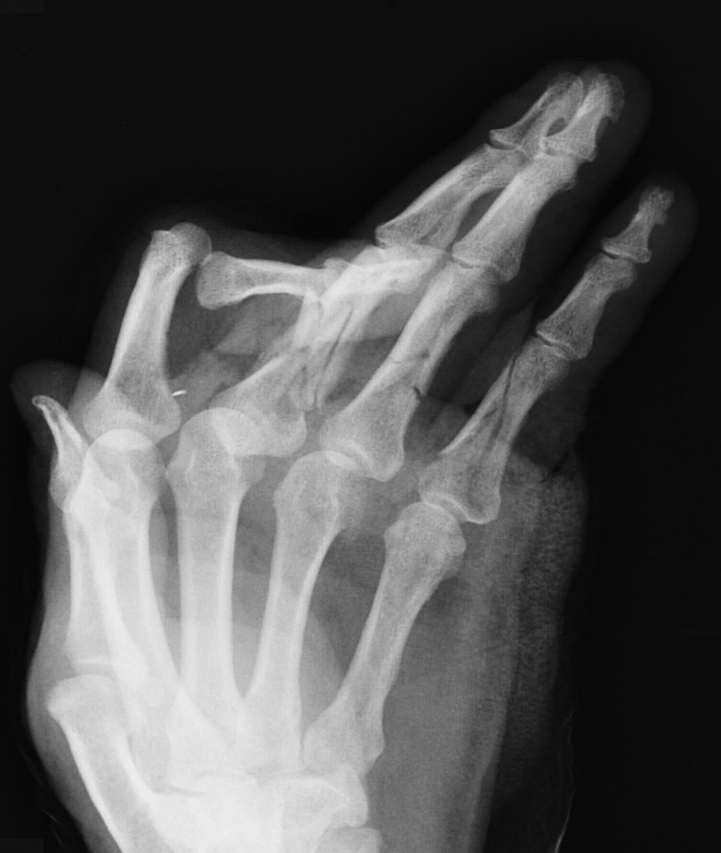
#> input picture Neurona_artificial/radiografias/Imagenmala1.jpg, 1441 x 1706 px (shown at 1/2 size)
$ python neurona.py
#> lines starting #> are read from the running program, lines starting #| are printed output that depends on the picture
#> the answer given: radiografias/Imagenmala1.jpg
from PIL import Image          # Librería para abrir y procesar imágenes BMP o PGM
import numpy as np             # Para convertir la imagen en un arreglo numérico
import random                  # Para generar pesos aleatorios
import math                    # Para aplicar funciones matemáticas como la sigmoide
import tkinter as tk           # Para abrir el selector de archivos
from tkinter import filedialog # Para el cuadro de diálogo de selección de archivos

# Estructura de la neurona
class Neurona:
    def __init__(self, entradas):
        self.entradas = entradas              # Lista de valores normalizados (píxeles entre 0.0 y 1.0)
        self.cantidad = len(entradas)         # Número total de entradas (cantidad de píxeles)
        self.pesos = self.inicializar_pesos() # Inicializa pesos aleatorios para cada entrada
        self.salida = None                    # Variable para guardar la salida final de la neurona

    def inicializar_pesos(self):
        # Genera un peso aleatorio entre -1 y 1 para cada entrada
        return [random.uniform(-1, 1) for _ in range(self.cantidad)]

    def calcular_salida(self, tipo='sigmoide'):
        # Calcula la suma ponderada de entradas multiplicadas por sus respectivos pesos
        suma_ponderada = sum(e * p for e, p in zip(self.entradas, self.pesos))
        # Aplica la función de activación seleccionada a la suma
        self.salida = self.funcion_activacion(suma_ponderada, tipo)
        return self.salida

    def funcion_activacion(self, x, tipo):
        if tipo == 'sigmoide':
            # Función sigmoide: salida entre 0 y 1
            return 1 / (1 + math.exp(-x))
        elif tipo == 'relu':
            # ReLU: devuelve 0 si x < 0, o x si x >= 0
            return max(0, x)
        elif tipo == 'escalon':
            # Escalón: devuelve 1 si x >= 0, o 0 si x < 0
            return 1 if x >= 0 else 0
        else:
            # Si el tipo no es válido, lanza un error
            raise ValueError("Tipo de activación no válido")

    def guardar_resultado(self, archivo):
        # Guarda los resultados en un archivo de texto
        with open(archivo, 'w') as f:
            f.write("Cantidad de entradas: {}\n".format(self.cantidad))
            f.write("Primeros 10 valores de entrada:\n")
            f.write(', '.join(f"{x:.3f}" for x in self.entradas[:10]) + "\n")
            f.write("Primeros 10 pesos:\n")
            f.write(', '.join(f"{w:.3f}" for w in self.pesos[:10]) + "\n")
            f.write("Salida final: {:.4f}\n".format(self.salida))

# Función para cargar imagen y extraer entradas
def cargar_imagen(ruta):
#> called with ruta = 'radiografias/Imagenmala1.jpg'
    imagen = Image.open(ruta).convert('L')           # Abre la imagen y la convierte a escala de grises
    imagen = imagen.resize((28, 28))                 # Redimensiona la imagen a 28x28 píxeles para estandarizar el tamaño
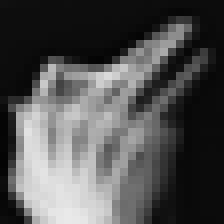
#> imagen: PIL image 28x28 L (shown 8 times larger); min 4, max 233, mean 82.1
    datos = np.asarray(imagen, dtype=np.float32)     # Convierte la imagen a un arreglo numérico
    normalizados = datos.flatten() / 255.0           # Aplana el arreglo y normaliza los valores de 0–255 a 0.0–1.0
#> normalizados = 784 values, max 0.914 at index 736, min 0.0157 at index 208, mean 0.322
    return normalizados.tolist()                     # Devuelve la lista de entradas normalizadas

# Función principal con ventana de selección de imagen
def main():
    # Crear ventana oculta de Tkinter
    root = tk.Tk()
    root.withdraw()

    # Abrir diálogo para seleccionar imagen
    ruta_imagen = filedialog.askopenfilename(
        title="Selecciona una imagen para procesar",
        filetypes=[("Archivos de imagen", "*.bmp;*.pgm;*.png;*.jpg;*.jpeg")]
    )

    # Si no se selecciona imagen, salir
    if not ruta_imagen:
        print("No se seleccionó ninguna imagen. Saliendo del programa.")
        return

    ruta_salida = "resultado.txt"  # Archivo donde se guardará el resultado

    entradas = cargar_imagen(ruta_imagen)         # Carga y procesa la imagen seleccionada
#> entradas has the same summary as normalizados in cargar_imagen
    neurona = Neurona(entradas)                   # Crea una neurona con esas entradas
#> in __init__, `self.entradas = entradas`: self.entradas has the same summary as normalizados in cargar_imagen
#> in __init__, `self.cantidad = len(entradas)`: self.cantidad = 784
    salida = neurona.calcular_salida(tipo='sigmoide')  # Calcula la salida usando la función sigmoide
#> in calcular_salida, `suma_ponderada = sum(e * p for e, p in zip(self.entradas, self.pesos))`: suma_ponderada = -5.16
#> in calcular_salida, `self.salida = self.funcion_activacion(suma_ponderada, tipo)`: self.salida = 0.00569
#> salida = 0.00569
    neurona.guardar_resultado(ruta_salida)        # Guarda los resultados en un archivo de texto

    print(f"Imagen procesada: {ruta_imagen}")
    print(f"Salida calculada: {salida:.4f}")
#| Salida calculada: 0.0057
    print(f"Resultado guardado en: {ruta_salida}")

# Punto de entrada del programa
if __name__ == "__main__":
    main()

$ run again, on Neurona_artificial/radiografias/imagenmala3.jpg
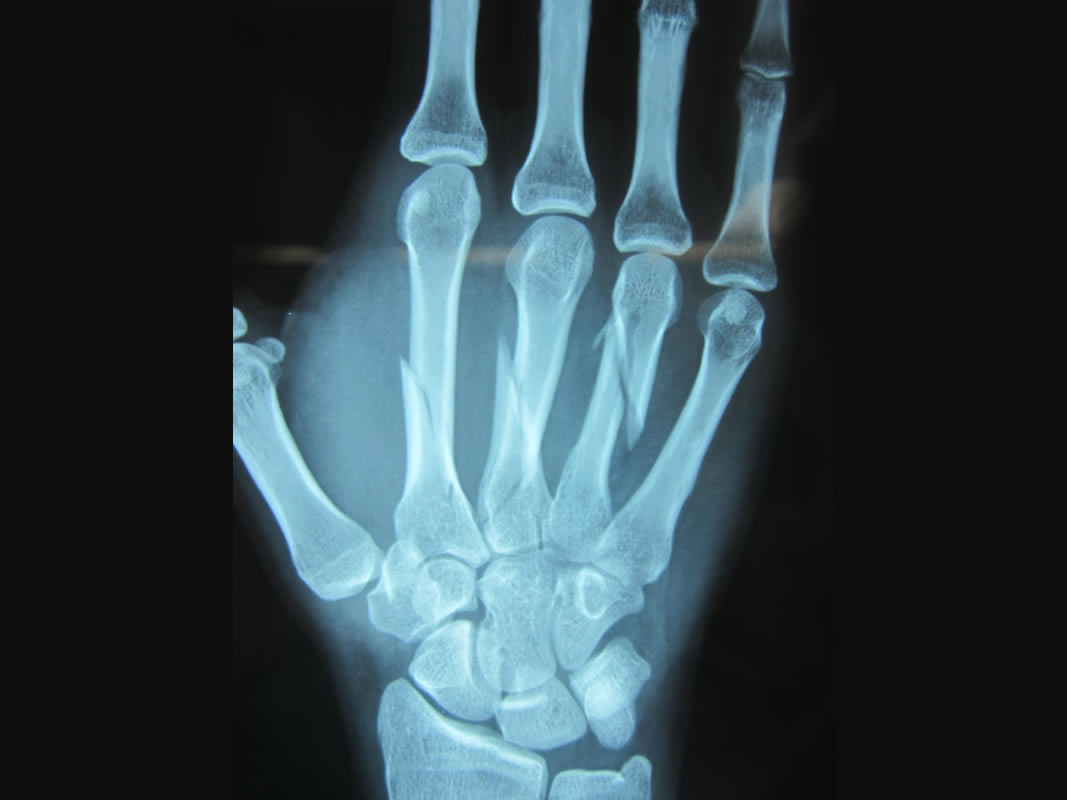
#> input picture Neurona_artificial/radiografias/imagenmala3.jpg, 1067 x 800 px
#> in cargar_imagen, `imagen = Image.open(ruta).convert('L')`:
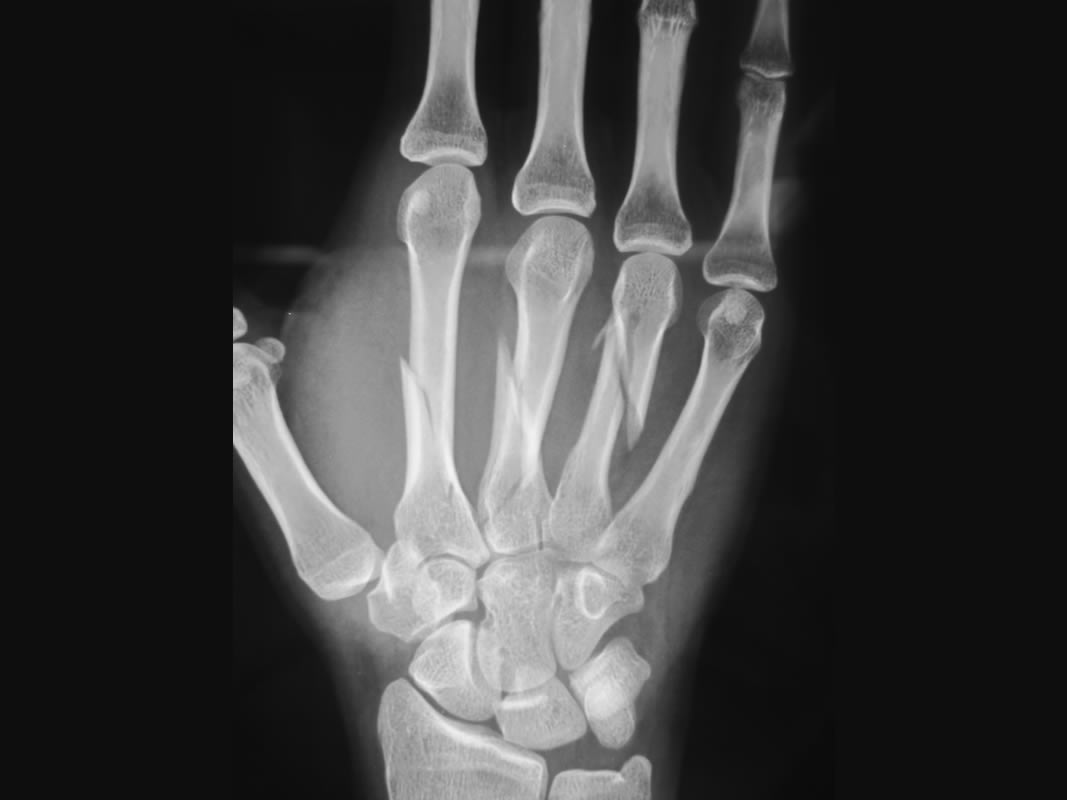
#> imagen: PIL image 1067x800 L; min 10, max 245, mean 62.1
#> in cargar_imagen, `imagen = imagen.resize((28, 28))`:
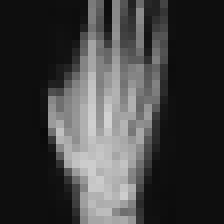
#> imagen: PIL image 28x28 L (shown 8 times larger); min 9, max 209, mean 62.1
#> normalizados = 784 values, max 0.82 at index 405, min 0.0353 at index 453, mean 0.244
#> entradas has the same summary as normalizados in cargar_imagen
#> self.entradas has the same summary as normalizados in cargar_imagen
#> self.cantidad = 784
#> suma_ponderada = -0.00128
#> self.salida = 0.5
#| Salida calculada: 0.4997

$ run again, on Neurona_artificial/radiografias/imagenbuena1.png
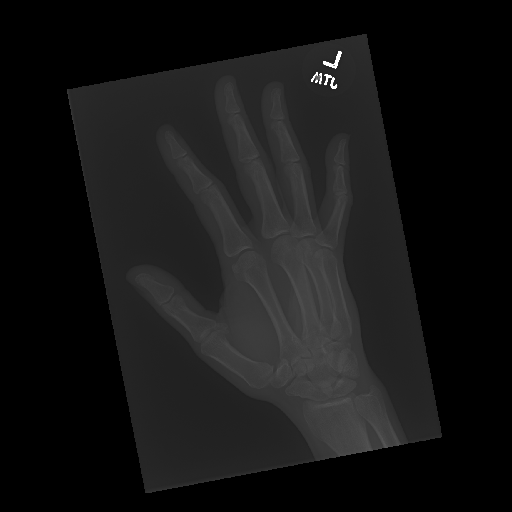
#> input picture Neurona_artificial/radiografias/imagenbuena1.png, 512 x 512 px
#> in cargar_imagen, imagen is the input picture: PIL image 512x512 L; min 0, max 255, mean 21.4
#> in cargar_imagen, `imagen = imagen.resize((28, 28))`:
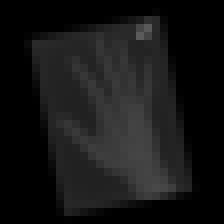
#> imagen: PIL image 28x28 L (shown 8 times larger); min 0, max 91, mean 21.5
#> in cargar_imagen, `datos = np.asarray(imagen, dtype=np.float32)`:
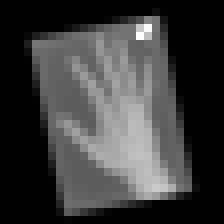
#> datos: shape (28, 28) float32 (shown 8 times larger); min 0, max 91, mean 21.5; drawn with min black and max white
#> normalizados = 784 values, max 0.357 at index 129, min 0 at index 0, mean 0.0843
#> entradas has the same summary as normalizados in cargar_imagen
#> self.entradas has the same summary as normalizados in cargar_imagen
#> self.cantidad = 784
#> suma_ponderada = -1.01
#> self.salida = 0.267
#| Salida calculada: 0.2667
